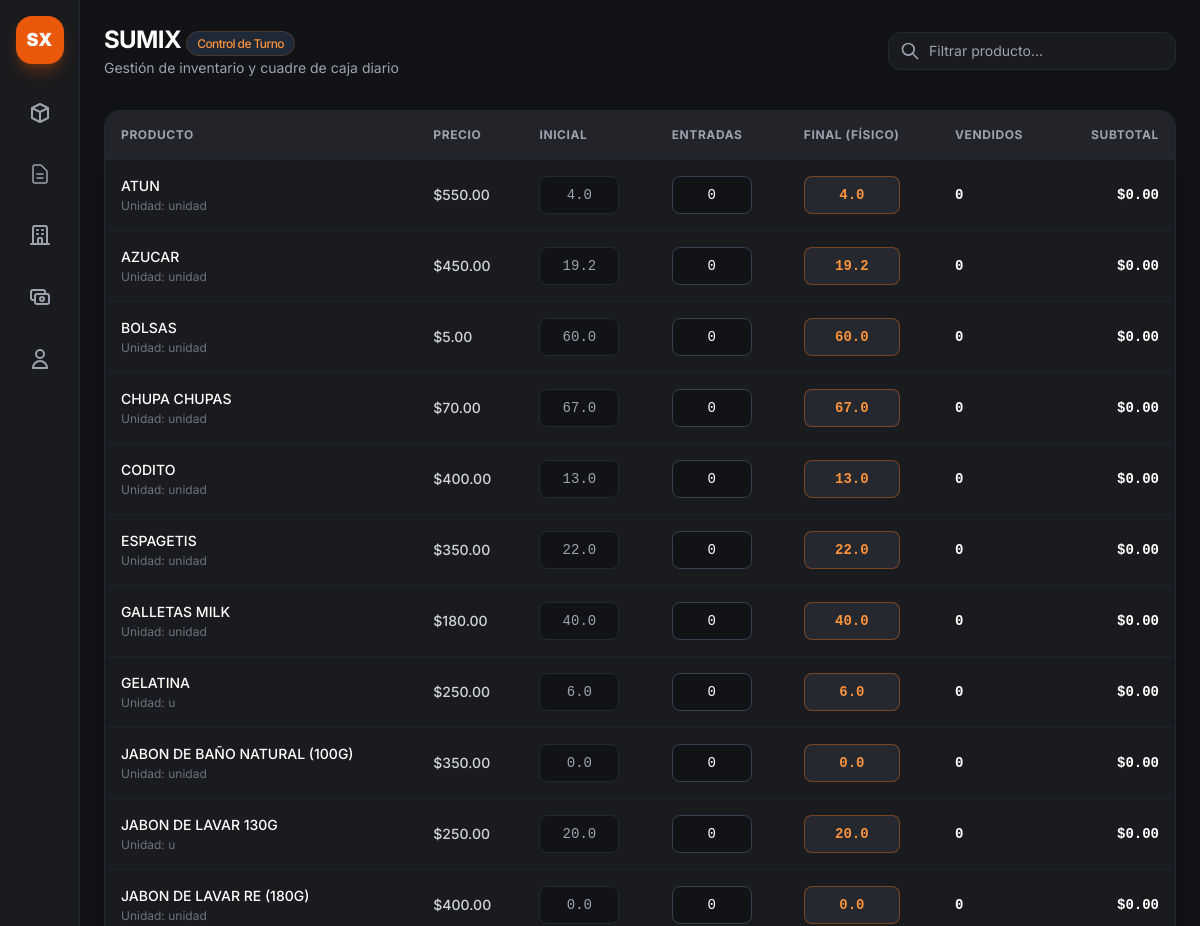
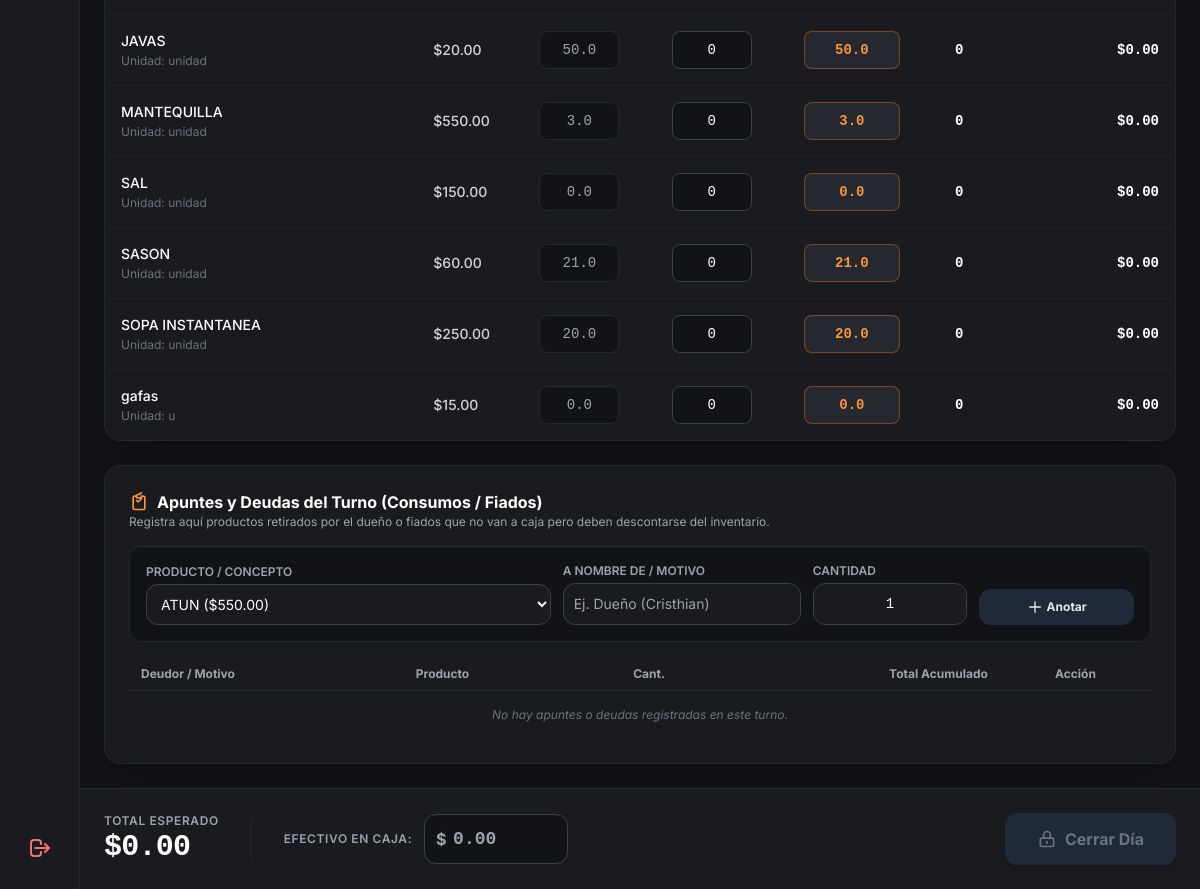
Before: /cierre (signed in) with the older database file (2 pictures, top to bottom).
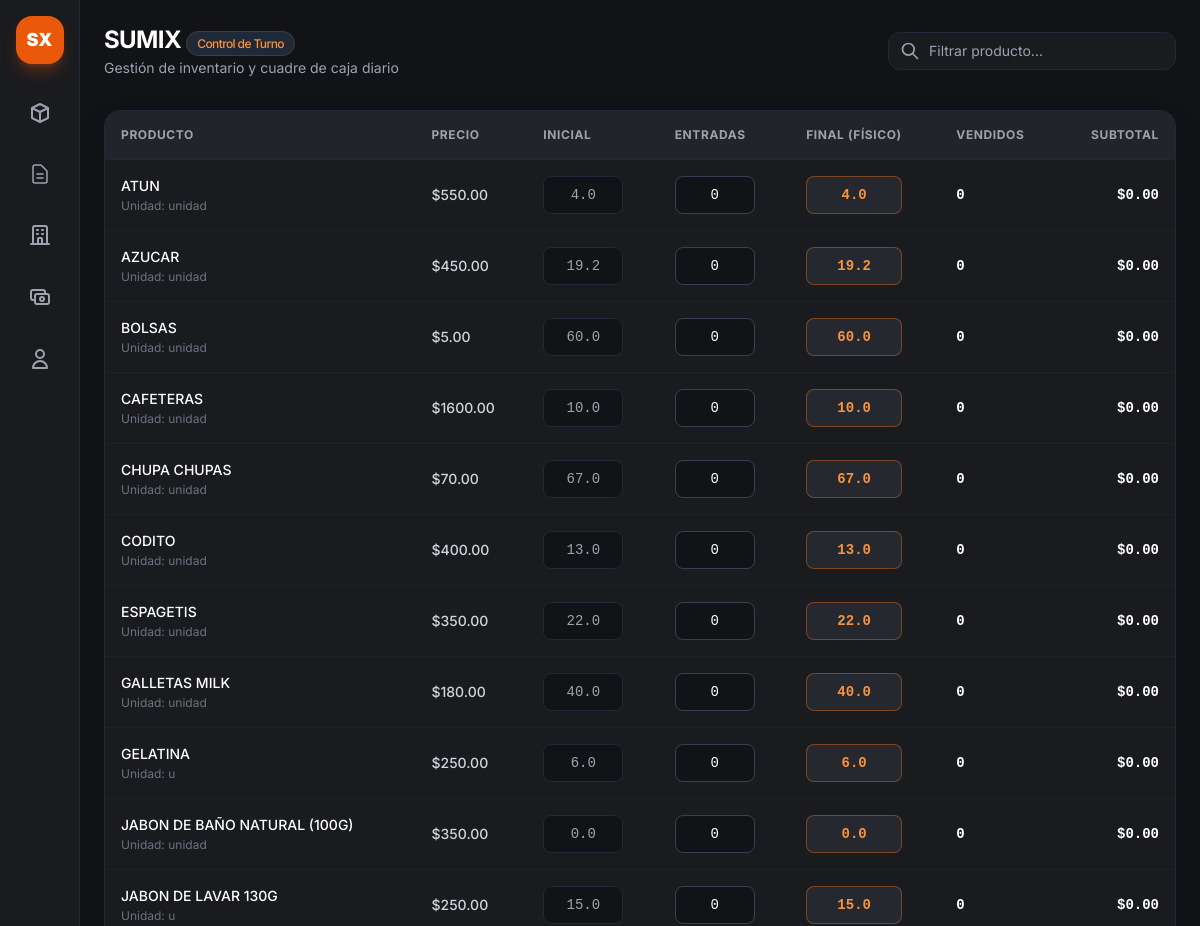
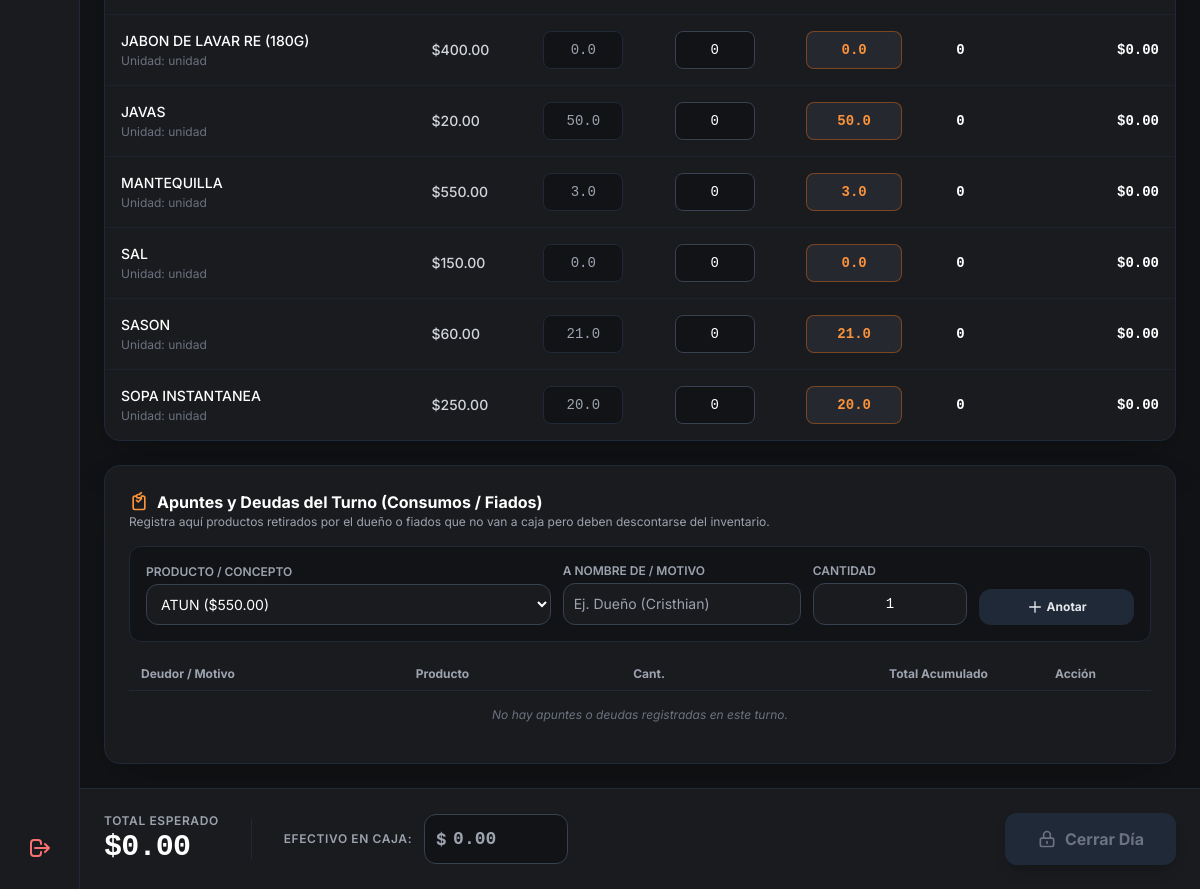
After: the same page with the newer database file (2 pictures, top to bottom).
### app.py (models this page shows, shortened)
class Producto(db.Model):
    __tablename__ = 'productos'
    id = db.Column(db.Integer, primary_key=True)
    codigo = db.Column(db.String(50), nullable=True)
    nombre = db.Column(db.String(100), nullable=False)
    unidad_medida = db.Column(db.String(20), default='unidad')
    propietario_id = db.Column(db.Integer, db.ForeignKey('propietarios.id'), nullable=True)
    precio_costo = db.Column(db.Float, default=0.0)
    precio_venta = db.Column(db.Float, default=0.0)
    fecha_vencimiento = db.Column(db.Date, nullable=True)
    proveedor_id = db.Column(db.Integer, db.ForeignKey('proveedores.id'), nullable=True)
    proveedor = db.relationship('Proveedor', backref=db.backref('productos', lazy=True))
    estado_pago = db.Column(db.String(20), default="Pagado")
    monto_pendiente = db.Column(db.Float, default=0.0)
    fecha_creacion = db.Column(db.DateTime, default=datetime.utcnow)
    stocks = db.relationship('StockAlmacen', backref='producto', cascade="all, delete-orphan", lazy=True)
    @property
    def stock_venta(self):
        for s in self.stocks:
            if s.almacen and s.almacen.es_area_venta:
                return s.cantidad
        return 0.0

class Almacen(db.Model):
    __tablename__ = 'almacenes'
    id = db.Column(db.Integer, primary_key=True)
    nombre = db.Column(db.String(100), nullable=False, unique=True)
    ubicacion = db.Column(db.String(150), nullable=True)
    es_area_venta = db.Column(db.Boolean, default=False)
    stocks = db.relationship('StockAlmacen', backref='almacen', cascade="all, delete-orphan", lazy=True)

class StockAlmacen(db.Model):
    __tablename__ = 'stock_almacen'
    id = db.Column(db.Integer, primary_key=True)
    producto_id = db.Column(db.Integer, db.ForeignKey('productos.id'), nullable=False)
    almacen_id = db.Column(db.Integer, db.ForeignKey('almacenes.id'), nullable=False)
    cantidad = db.Column(db.Float, default=0.0)

### app.py (the view)
@app.route('/cierre')
def vista_cierre():
    if 'user' not in session:
        return redirect(url_for('login'))
    productos = Producto.query.order_by(
        case((Producto.stock_venta == 0, 1), else_=0),
        Producto.nombre.asc()
    ).all()
    return render_template('cierre.html', productos=productos)

### app.py (called while the page is built)
@app.context_processor
def inject_today():
    return {'hoy': date.today()}

### templates/cierre.html (shortened to what the changed rows need)
{% extends "base.html" %}
{% block content %}
<main class="flex-1 flex flex-col min-w-0 overflow-y-auto">
    <header class="p-6 pb-2 flex flex-col sm:flex-row sm:items-center justify-between gap-4">
        <div>
            <h1 class="text-2xl font-bold text-white tracking-tight">SUMIX <span
                    class="text-xs font-medium px-2.5 py-1 rounded-full bg-gray-800 text-orange-400 border border-orange-500/20">Control
                    de Turno</span></h1>
        </div>
    </header>
    <section class="p-6 flex-1 space-y-6">
        <div class="bg-[#1a1b1e] border border-gray-800 rounded-2xl overflow-hidden shadow-2xl">
            <div class="overflow-x-auto">
                <table class="w-full text-left border-collapse">
                    <thead>
                        <tr
                            class="border-b border-gray-800 text-xs font-semibold text-gray-400 uppercase tracking-wider bg-[#222429]">
                            <th class="p-4">Producto</th>
                            <th class="p-4">Precio</th>
                            <th class="p-4">Inicial</th>
                            <th class="p-4">Entradas</th>
                            <th class="p-4">Final (Físico)</th>
                            <th class="p-4">Vendidos</th>
                            <th class="p-4 text-right">Subtotal</th>
                        </tr>
                    </thead>
                    <tbody class="divide-y divide-gray-800/60 text-sm" id="tabla-productos">
                        {% for p in productos %}
                        <tr class="fila-producto hover:bg-gray-800/30 transition-colors" data-id="{{ p.id }}"
                            data-precio="{{ p.precio_venta }}">
                            <td class="p-4 font-medium text-white nombre-prod">
                                {{ p.nombre }}
                                <span class="block text-xs text-gray-500 mt-0.5 font-normal">Unidad: {{ p.unidad_medida
                                    }}</span>
                            </td>
                            <td class="p-4 font-medium text-gray-300">${{ "%.2f"|format(p.precio_venta) }}</td>
                            <td class="p-4">
                                <input type="number" step="any"
                                    class="stock-inicial w-20 bg-[#121316] border border-gray-800 rounded-lg p-2 text-gray-400 text-center font-mono"
                                    value="{{ p.stock_venta }}" readonly>
                            </td>
                            <td class="p-4">
                                <input type="number" step="any" min="0"
                                    class="entradas w-20 bg-[#121316] border border-gray-700 rounded-lg p-2 text-white text-center font-mono focus:border-orange-500 focus:outline-none"
                                    value="0" oninput="calcular()">
                            </td>
                            <td class="p-4">
                                <input type="number" step="any" min="0"
                                    class="stock-final w-24 bg-[#25282e] border border-orange-500/40 text-orange-400 font-bold rounded-lg p-2 text-center font-mono focus:border-orange-500 focus:outline-none focus:ring-1 focus:ring-orange-500"
                                    value="{{ p.stock_venta }}" oninput="calcular()">
                            </td>
                            <td class="p-4 font-bold text-white font-mono vendidos">0</td>
                            <td class="p-4 font-bold text-right text-white font-mono subtotal">$0.00</td>
                        </tr>
                        {% endfor %}
                    </tbody>
                </table>
            </div>
        </div>
        <div class="bg-[#1a1b1e] border border-gray-800 rounded-2xl p-6 shadow-2xl">
            <div class="flex flex-col sm:flex-row sm:items-center justify-between gap-4 mb-4">
                <div>
                    <h2 class="text-base font-bold text-white flex items-center gap-2">
                        <svg class="w-5 h-5 text-orange-400" fill="none" stroke="currentColor" viewBox="0 0 24 24">
                            <path stroke-linecap="round" stroke-linejoin="round" stroke-width="2"
                                d="M9 5H7a2 2 0 00-2 2v12a2 2 0 002 2h10a2 2 0 002-2V7a2 2 0 00-2-2h-2M9 5a2 2 0 002 2h2a2 2 0 002-2M9 5a2 2 0 012-2h2a2 2 0 012-2m-6 9l2 2 4-4" />
                        </svg>
                        Apuntes y Deudas del Turno (Consumos / Fiados)
                    </h2>
                </div>
            </div>
            <div class="mt-4 overflow-x-auto">
                <table class="w-full text-left border-collapse text-xs">
                    <thead>
                        <tr class="text-gray-400 border-b border-gray-800">
                            <th class="py-2 px-3">Deudor / Motivo</th>
                            <th class="py-2 px-3">Producto</th>
                            <th class="py-2 px-3 text-center">Cant.</th>
                            <th class="py-2 px-3 text-right">Total Acumulado</th>
                            <th class="py-2 px-3 text-center">Acción</th>
                        </tr>
                    </thead>
                </table>
            </div>
        </div>
    </section>
</main>
{% endblock %}

Changed rows visible on the page:
removed Producto: nombre "gafas", unidad_medida "u", precio_venta "15.00", stock_venta "0.0"
added Producto: nombre "CAFETERAS", unidad_medida "unidad", precio_venta "1600.00", stock_venta "10.0"
changed through a linked row, Producto "JABON DE LAVAR 130G": stock_venta "20.0" → "15.0"
